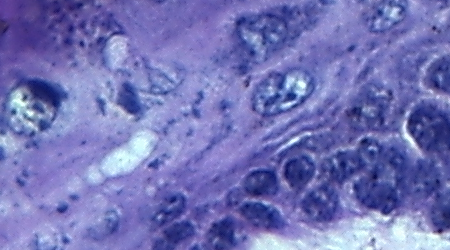
#> input picture S18/Original ROI images/healthy/healthy-01-roi1.tif, 450 x 250 px; its folder holds only this picture in this run
$ jupyter execute image_segmentation.ipynb   (older library calls are emulated)   (text cells are left out)
#> lines starting #> are read from the running program, lines starting #| are printed output that depends on the picture; after the words box and inside, x2 and y2 are one past the last pixel; in counts of white or black regions, pixels touching at a corner belong together; pictures that were not available may be replaced by others from this repository, and a replacement may not be noted
[cell 1]
import os
import glob
import numpy as np
import argparse
import cv2

import mahotas

[cell 2]
import tqdm
import glob
import os
import matplotlib.pyplot as plt

[cell 3]
path = "Original ROI images/healthy"

image_paths = glob.glob(os.path.join(path, "*.tif"))

if not image_paths:
    raise ValueError(f"Nenhuma imagem encontrada em {path}")

root_dir = path if os.path.isdir(path) else os.path.dirname(path)
output_root = os.path.join("masks")
output_dirs = {
    "limiarizacao_simples": os.path.join(output_root, "limiarizacao_simples"),
    "limiarizacao_adaptativa": os.path.join(output_root, "limiarizacao_adaptativa"),
    "otsu": os.path.join(output_root, "otsu"),
    "masks_ref": os.path.join(output_root, "masks_ref/healthy")
}
for output_dir in output_dirs.values():
    os.makedirs(output_dir, exist_ok=True)

[cell 4]
for image_path in image_paths:

    image_name = os.path.splitext(os.path.basename(image_path))[0]
    image = cv2.imread(image_path)
#> image is the input picture: shape (250, 450, 3); mean B, G, R 182, 115.6, 114.6
    if image is None:
        raise ValueError(f"Falha ao ler a imagem: {image_path}")

    gray = cv2.cvtColor(image, cv2.COLOR_BGR2GRAY)
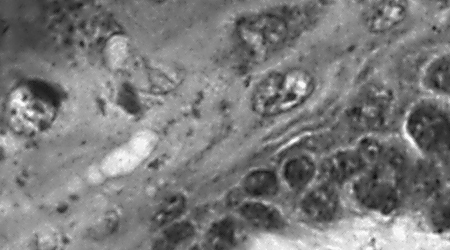
#> gray: shape (250, 450); min 13, max 252, mean 122.9
    blurred = cv2.GaussianBlur(gray, (5, 5), 0)

    _, thresh_simple = cv2.threshold(blurred, 155, 255, cv2.THRESH_BINARY)
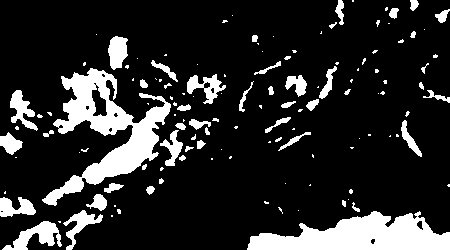
#> thresh_simple: shape (250, 450); 16.4% white; 130 white regions (80 under 20 px), largest, box (x1, y1, x2, y2) and area: (42, 68, 171, 206) 5842, (247, 211, 450, 250) 4931, (2, 221, 62, 250) 769
    thresh_adaptive = cv2.adaptiveThreshold(
        blurred,
        255,
        cv2.ADAPTIVE_THRESH_MEAN_C,
        cv2.THRESH_BINARY_INV,
        11,
        4,
    )
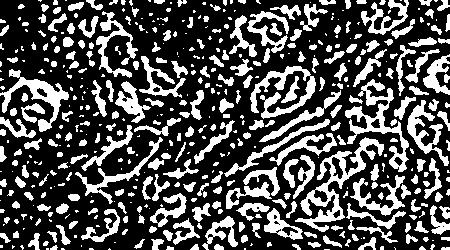
#> thresh_adaptive: shape (250, 450); 31.5% white; 493 white regions (209 under 20 px), largest, box (x1, y1, x2, y2) and area: (295, 137, 384, 232) 1897, (345, 79, 409, 172) 1492, (250, 66, 316, 119) 1198
    T = mahotas.thresholding.otsu(blurred)
#> T = 122
    thresh_otsu = gray.copy()
    thresh_otsu[thresh_otsu > T] = 255
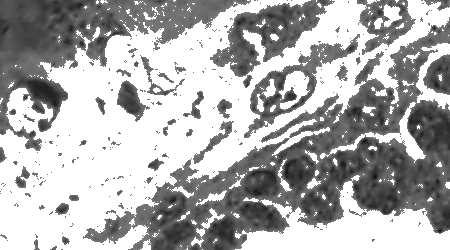
#> thresh_otsu: shape (250, 450); min 13, max 255, mean 174
    thresh_otsu[thresh_otsu < 255] = 0
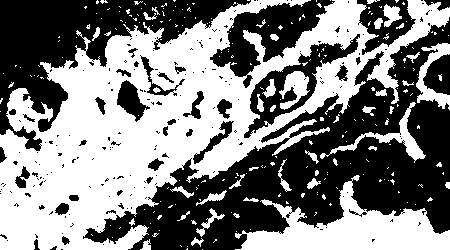
#> thresh_otsu: shape (250, 450); 50.5% white; 210 black regions (173 under 20 px), largest, box (x1, y1, x2, y2) and area: (83, 17, 450, 250) 29688, (0, 0, 251, 151) 12885, (210, 0, 335, 88) 4191
    thresh_otsu = cv2.bitwise_not(thresh_otsu)

    cv2.imwrite(
        os.path.join(output_dirs["limiarizacao_simples"], f"{image_name}.png"),
        thresh_simple,
    )
    cv2.imwrite(
        os.path.join(output_dirs["limiarizacao_adaptativa"], f"{image_name}.png"),
        thresh_adaptive,
    )
    cv2.imwrite(
        os.path.join(output_dirs["otsu"], f"{image_name}.png"),
        thresh_otsu,
    )

    print(f"Processada: {image_path}")
print(f"Máscaras salvas em: {output_root}")

[cell 5]
def dice_score(mask_real, mask_pred):
    intersection = np.sum(mask_real * mask_pred)
#> intersection = 18404
    return (2. * intersection) / (np.sum(mask_real) + np.sum(mask_pred))

[cell 6]
for method, output_dir in output_dirs.items():
    dice_scores = []
    for image_path in image_paths:
        image_name = os.path.splitext(os.path.basename(image_path))[0]
        mask_real_path = os.path.join("masks_ref/healthy", f"{image_name}.png")
        mask_pred_path = os.path.join(output_dir, f"{image_name}.png")

        mask_real = cv2.imread(mask_real_path, cv2.IMREAD_GRAYSCALE)
        mask_pred = cv2.imread(mask_pred_path, cv2.IMREAD_GRAYSCALE)

        score = dice_score(mask_real > 0, mask_pred > 0)
#> score = 0.281
        dice_scores.append(score)

    if dice_scores:
        mean_dice = np.mean(dice_scores)
#> mean_dice = 0.281
        print(f"Dice score médio para {method}: {mean_dice:.4f}")
#| Dice score médio para limiarizacao_simples: 0.2812
    else:
        print(f"Nenhuma máscara válida encontrada para {method}.")

[cell 7]
def plot_image_per_method(image_name):
    methods = ["limiarizacao_simples", "limiarizacao_adaptativa", "otsu"]
    fig, axes = plt.subplots(1, len(methods), figsize=(20, 5))

    for i, method in enumerate(methods):
        mask_path = os.path.join(output_dirs[method], f"{image_name}.png")
        mask = cv2.imread(mask_path, cv2.IMREAD_GRAYSCALE)
        axes[i].imshow(mask, cmap='gray')
        axes[i].set_title(method)
        axes[i].axis('off')

    plt.tight_layout()
    plt.show()

[cell 8]
name = "healthy-04-roi1"  # Substitua pelo nome da imagem desejada
#> name = 'healthy-04-roi1'

[cell 9]
# plot original image
original_image = cv2.imread(os.path.join("Original ROI images", "healthy", f"{name}.tif"))
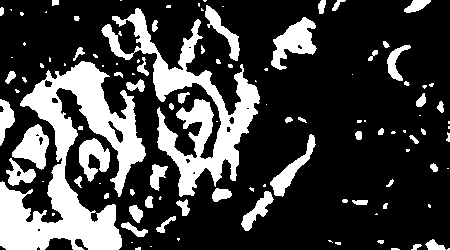
#> input picture S18/masks/limiarizacao_simples/healthy-04-roi1.png, 450 x 250 px, given in place of healthy-04-roi1.tif, which was not available
#> original_image is the input picture: shape (250, 450, 3); 25.5% white; 113 white regions (56 under 20 px), largest, box (x1, y1, x2, y2) and area: (0, 61, 146, 250) 11391, (101, 8, 260, 197) 7877, (271, 17, 317, 70) 1188
if original_image is None:
    raise FileNotFoundError(f"Imagem não encontrada: {os.path.join('Original ROI images', 'healthy', f'{name}.tif')}")
original_image = cv2.cvtColor(original_image, cv2.COLOR_BGR2RGB)
plt.imshow(original_image)
plt.title("Original Image")
plt.axis('off')
plt.show()

[cell 10]
# plot ref image
ref_mask = cv2.imread(os.path.join("masks_ref/healthy", f"{name}.png"), cv2.IMREAD_GRAYSCALE)
plt.imshow(ref_mask, cmap='gray')
plt.title("Reference Mask")
plt.axis('off')
plt.show()

[cell 11]
plot_image_per_method(name)  # Substitua "image_1" pelo nome da
